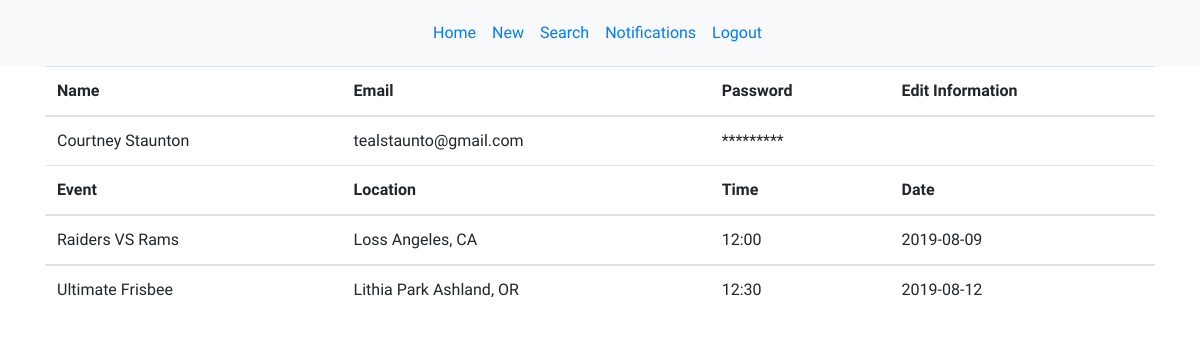
/user_page/2, run on the app's committed database.
### models.py (models this page shows)
class User(db.Model):
    __Tablename__ = "users"
    id = db.Column(db.Integer, primary_key=True)
    first_name = db.Column(db.String(100), nullable = False)
    last_name = db.Column(db.String(100), nullable = False)
    password = db.Column(db.String(200), unique = True, nullable = False)
    email = db.Column(db.String(100), unique = True, nullable = False)
    security_answer1 = db.Column(db.String(200))
    created_at = db.Column(db.DateTime, server_default=func.now())
    updated_at = db.Column(db.DateTime, server_default=func.now(), onupdate=func.now())
    users_that_attend_events = db.relationship('Event', lazy = 'dynamic', secondary = attendees_table)

class Event(db.Model):
    __Tablename__ = "events"
    id = db.Column(db.Integer, primary_key=True)
    event_title = db.Column(db.String(100))
    date = db.Column(db.String(8))
    time = db.Column(db.String(12))
    location = db.Column(db.String(100))
    information = db.Column(db.TEXT)
    creator_id = db.Column(db.Integer, db.ForeignKey("user.id"), nullable=False)
    author = db.relationship('User', foreign_keys=[creator_id], backref="user_messages", cascade="all")
    events_that_have_attendees = db.relationship('User', lazy = 'dynamic', secondary = attendees_table)

### controller_functions.py (the view)
def user_pg(id):
    user_info = User.query.get(id)
    user_event = user_info.users_that_attend_events.all()
    return render_template("user_info.html", user= user_info, user_events = user_event)

### templates/user_info.html (shortened to what this page needs)
<!DOCTYPE html>
<html lang="en">
<head>
    <link rel="stylesheet" href="{{ url_for('static', filename='main.css') }}">
    <link rel="stylesheet" href="https://maxcdn.bootstrapcdn.com/bootstrap/4.3.1/css/bootstrap.min.css">
</head>
<body>
    <nav class="navbar navbar-expand-sm bg-light justify-content-center">
        <ul class="navbar-nav">
            <li class="nav-item">
                <a class="nav-link" href="/homepage">Home</a>
            </li>
            <li class="nav-item">
                <a class="nav-link" href="/new">New</a>
            </li>
            <li class="nav-item">
                <a class="nav-link" href="/search">Search</a>
            </li>
            <li class="nav-item">
                <a class="nav-link" href="event">Notifications</a>
            </li>
            <li class="nav-item">
                <a class="nav-link" href="/logout">Logout</a>
            </li>
        </ul>
    </nav>
    <div class="container">
        <table class="table table-hover">
            <thead>
                <tr>
                    <th>Name</th>
                    <th>Email</th>
                    <th>Password</th>
                    <th>Edit Information</th>
                </tr>
            </thead>
            <tbody>
                <td>{{ user.first_name }}  {{ user.last_name }}</td>
                <td>{{ user.email }}</td>
                <td>*********</td>
            </tbody>
            <thead>
                <tr>
                    <th>Event</th>
                    <th>Location</th>
                    <th>Time</th>
                    <th>Date</th>
                </tr>
            {% for user_event in user_events %}
                <tbody>
                    <td>{{ user_event.event_title }}</td>
                    <td>{{ user_event.location }}</td>
                    <td>{{ user_event.time }}</td>
                    <td>{{ user_event.date }}</td>
                </tbody>
            {% endfor %}
            </thead>
        </div>
</body>
</html>

### static/main.css (style rules this page uses)
p, th, td, ul { font-family: 'Mali', cursive; padding: 5px; }

### data on the page
User: first_name "Courtney", last_name "Staunton", email "tealstaunto@gmail.com"
Event: event_title "Raiders VS Rams", location "Loss Angeles, CA", time "12:00", date "2019-08-09"
Event: event_title "Ultimate Frisbee", location "Lithia Park Ashland, OR", time "12:30", date "2019-08-12"
